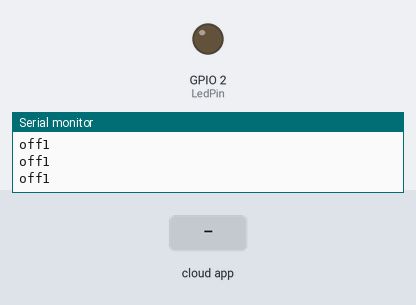
Bench run of a sketch on a simulated ESP32. Shown: output pins drawn as LEDs (lit = HIGH), the last lines printed to the serial monitor. The test bench sets the inputs (shaded band). WiFi joins after 1.5 s; servers stay silent unless stated; the Firebase database answers and starts empty.

Above: at 2.7 s.
2.8 s: the phone or cloud app sets Led1Status to 1
At 4.0 s:
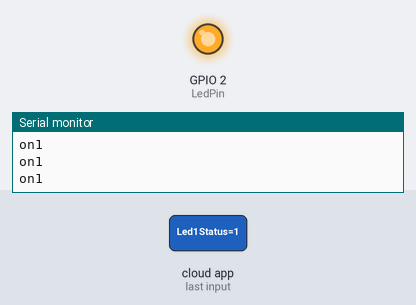
4.3 s: the phone or cloud app sets Led1Status to 0
At 5.3 s:
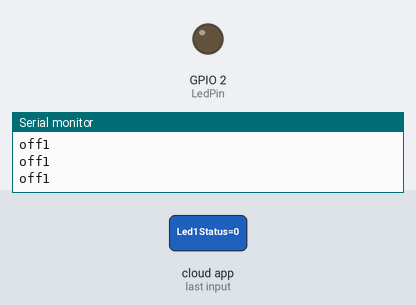
Timing chart, 0 to 7.3 s (numbered marks = the images above; inputs shaded):
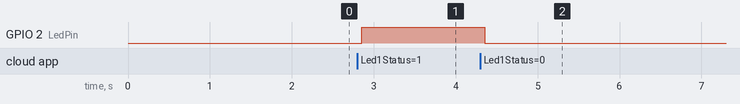

The sketch:

ESP32_Arduino.ino
```cpp
#include <FirebaseESP32.h>
#include <WiFi.h>

#define WIFI_SSID "TP-Link_6070" // your wifi SSID
#define WIFI_PASSWORD "84867988" //your wifi PASSWORD

#define LedPin 2         // pin d0 as toggle pin
#define FIREBASE_HOST "esp32-1-eeafc-default-rtdb.firebaseio.com" // change here
#define FIREBASE_AUTH "mCoEtvu3R1BJoeiixKE5dbohGvnTGl4C2aH2d6mY"// change here
FirebaseData firebaseData;

void setup ()
{
  pinMode(LedPin, OUTPUT);
  Serial.begin(115200);
  // connect to wifi.
  WiFi.begin(WIFI_SSID, WIFI_PASSWORD);
  Serial.print("connecting");
  while (WiFi.status() != WL_CONNECTED) {
    Serial.print(".");
    delay(500);
  }
  Serial.println();
  Serial.print("connected: ") ;
  Serial.println(WiFi.localIP());
  Firebase.begin(FIREBASE_HOST, FIREBASE_AUTH);
  Firebase.reconnectWiFi(true);
}
void loop (){
 if(Firebase.getString(firebaseData, "/Led1Status")){
    String ledstatus1 = firebaseData.stringData();
    if(ledstatus1.toInt() == 1){
      Serial.println("on1");
        digitalWrite(LedPin,1);
    }
    else {
      Serial.println("off1");
        digitalWrite(LedPin,0);
    }
 }
}
```

Measured:
- after the input at 2.8 s, GPIO 2 (LedPin): LOW → HIGH after 0.05 s
- after the input at 4.3 s, GPIO 2 (LedPin): HIGH → LOW after 0.06 s
